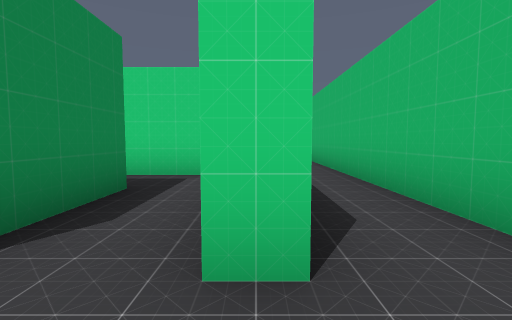
[1] (above)

16 first-person views from a walk through a Godot game level. The camera is 1.3 m above the floor, tilts 4° down and sees 85° across. The floor is counted in squares, 2 m on a side. Each view is taken from the middle of a square. On the plan, view 1 faces up. The plan holds only what a view shows up to about 9 squares ahead; the rest is blank.

[2]
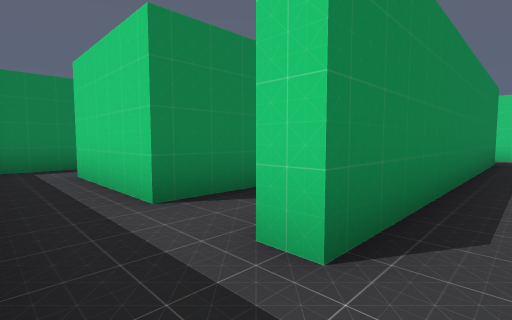

[3]
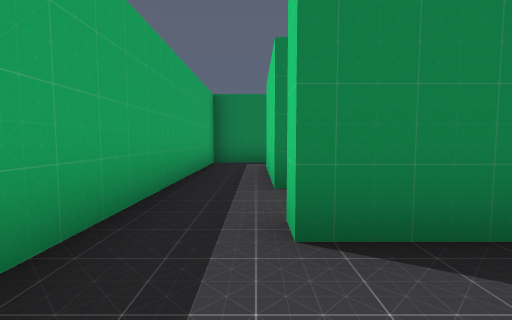

[4]
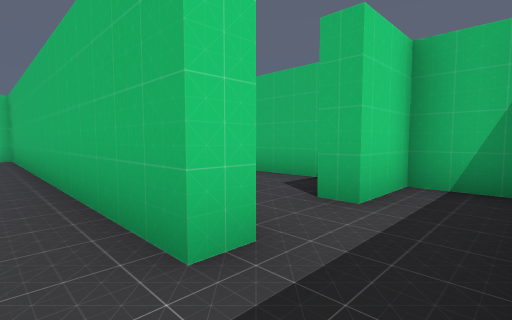

[5]
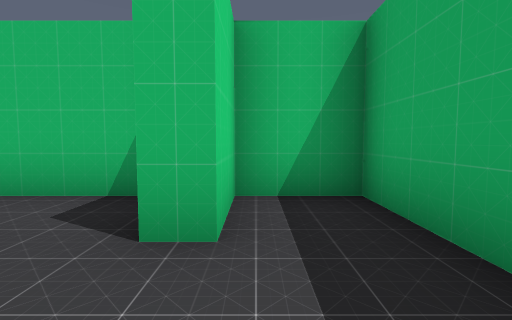

[6]
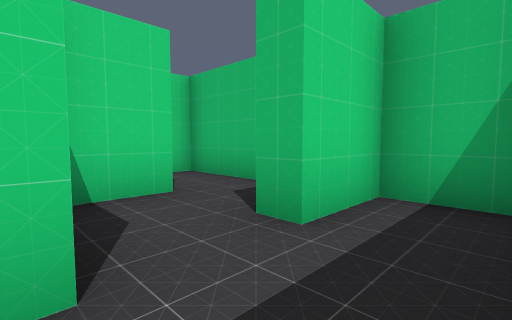

[7]
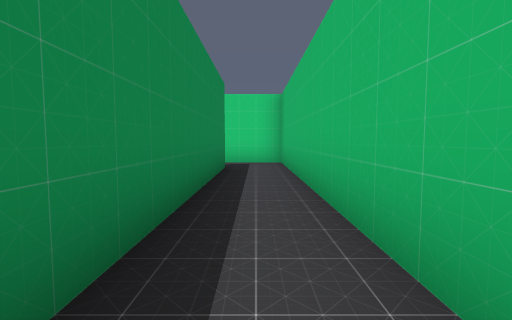

[8]
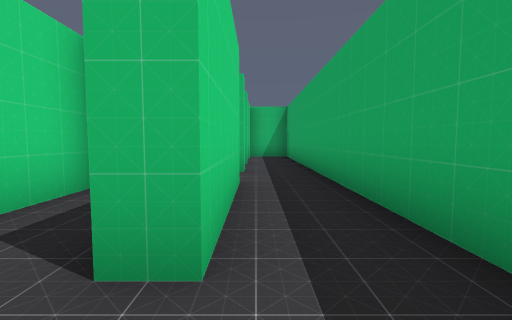

[9]
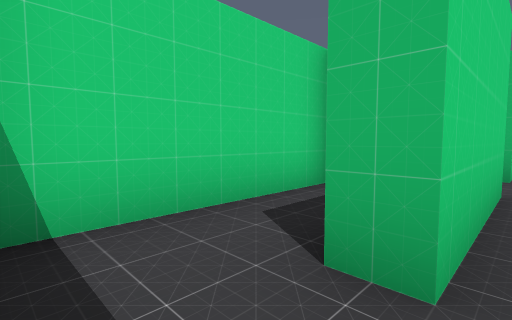

[10]
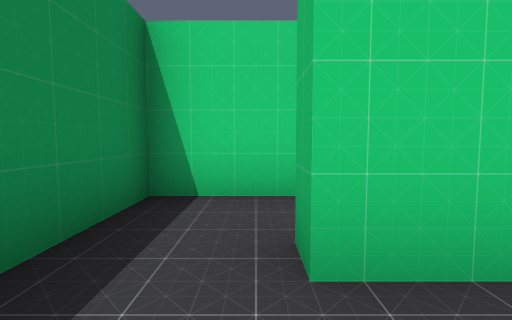

[11]
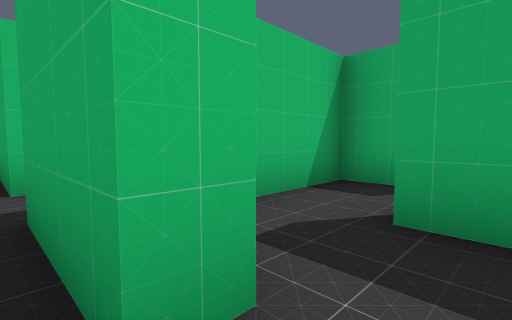

[12]
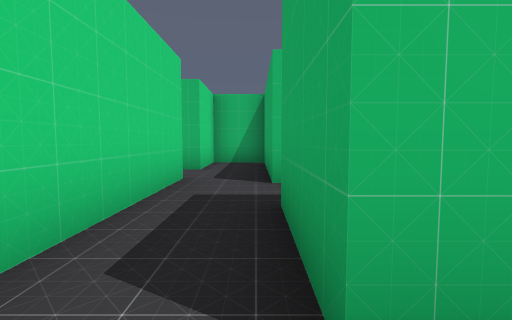

[13]
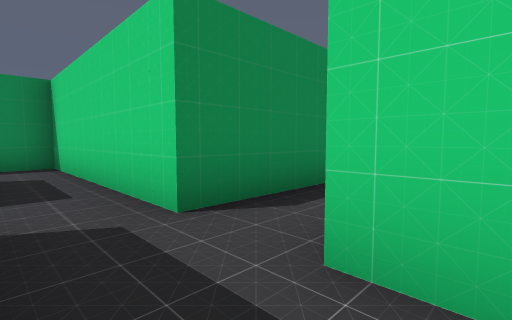

[14]
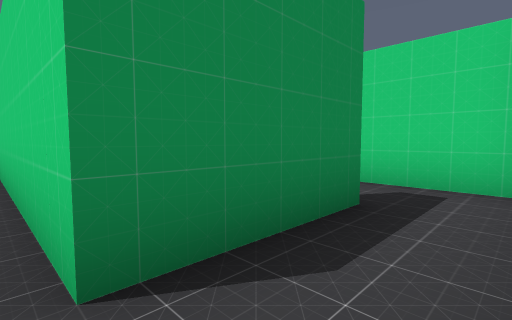

[15]
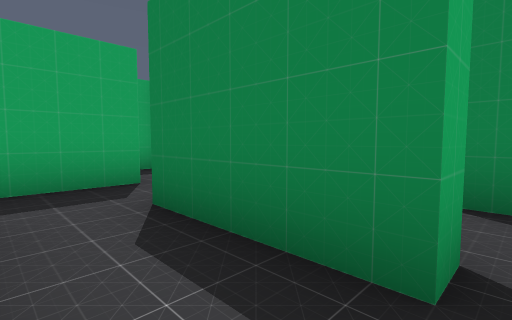

[16]
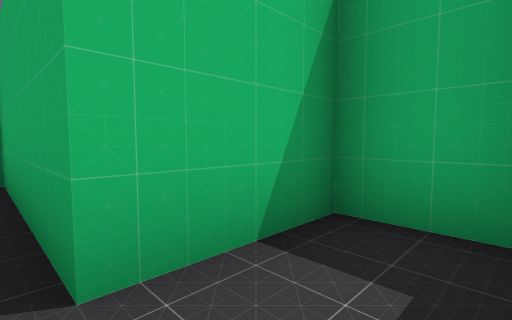

### Floor plan
Points are (right, up) in squares from view 1. A wall is a line through its corners. A room is listed if a view was taken in it or the views show most of it. See-through windows are left out.
Room 1 (views 1, 2, 3, 4, 5, 6, 7)
walls: (2.4, 1.2) (1.8, 1.2) (1.8, 11.3) (0, 11.3); (3.9, 3.2) (2.6, 3.2); (-0.5, -0.3) (5.3, -0.3) (5.3, 1.2) (3.7, 1.2) (3.7, 1.8); (0.3, 9.8) (0.3, 1.2) (-0.2, 1.2)
ways out: opening at (0, 0.5) to room 2; opening at (3, 2) to room 5; opening at (0, 10)
Room 2 (views 8, 9, 10)
walls: (-6.2, 1.5) (-6.2, -0.3) (-0.5, -0.3); (-1.7, 3.8) (-1.7, 1.2) (-4.7, 1.2)
ways out: opening at (0, 0.5) to room 1; opening at (-5.5, 1) to room 6; opening at (-1, 2.5)
Room 3 (views 11, 12, 16)
walls: (7.8, 7.3) (2.3, 7.3) (2.3, 6.2); (6, 3.7) (7.2, 3.7) (7.2, 5.7) (8.4, 5.7); (3.7, 5.2) (3.7, 5.7) (5.8, 5.7)
ways out: opening at (8, 6) to room 4; opening at (3, 5) to room 5
Room 4 (views 13, 14, 15)
walls: (7.8, 9.8) (7.8, 7.3); (8.4, 5.7) (11.2, 5.7) (11.2, 7.3) (9.2, 7.3) (9.2, 7.8); (8.9, 11.3) (7, 11.3)
ways out: opening at (8, 6) to room 3; opening at (8, 10)
Room 5 (no view inside)
walls: (3, 3.7) (3.8, 3.7); (4.4, 1.7) (5.3, 1.7) (5.3, 5.2) (4.8, 5.2)
ways out: opening at (3, 2) to room 1; opening at (3, 5) to room 3
Room 6 (no view inside)
walls: (-4.7, 1.2) (-4.7, 1.8); (-2.1, 3.2) (-6.2, 3.2) (-6.2, 1.5)
ways out: opening at (-5.5, 1) to room 2

Positions as (right, up) in squares from view 1, and headings:
1: (0, 0), facing up
2: (1, 0), facing up-left
3: (2, 1), facing left
4: (1, 0), facing up-right
5: (2, 1), facing right
6: (2, 0), facing up-right
7: (1, 3), facing up
8: (-6, 1), facing right
9: (-6, 1), facing up-right
10: (-5, 0), facing up
11: (3, 6), facing down-right
12: (3, 6), facing right
13: (10, 6), facing up-left
14: (9, 7), facing up-left
15: (9, 10), facing down-left
16: (6, 6), facing down-right
